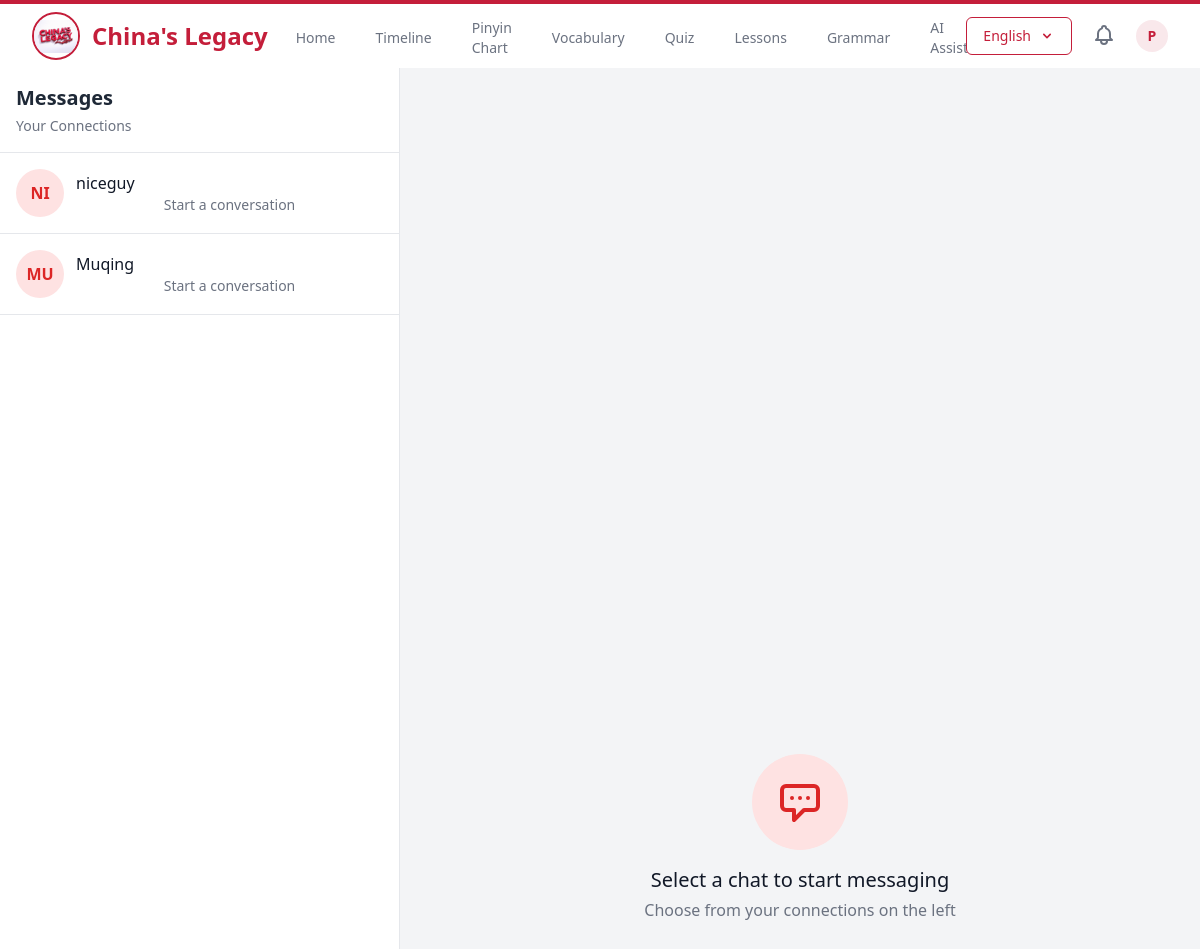
The app's page /inbox/ (signed in) with its own data.
### user_auth/models.py (models this page shows, shortened)
class CustomUser(AbstractUser):
    PROFICIENCY_LEVELS = [
        ('HSK1', 'HSK Level 1'),
        ('HSK2', 'HSK Level 2'),
        ('HSK3', 'HSK Level 3'),
        ('HSK4', 'HSK Level 4'),
        ('HSK5', 'HSK Level 5'),
        ('HSK6', 'HSK Level 6'),
    ]
    full_name = models.CharField(max_length=255, blank=True)
    age = models.IntegerField(validators=[MinValueValidator(5), MaxValueValidator(120)], null=True, blank=True)
    institute = models.CharField(max_length=255, blank=True)
    nationality = models.CharField(max_length=100, blank=True)
    batch = models.CharField(max_length=50, blank=True, help_text='e.g., 2020-2024')
    student_id = models.CharField(max_length=50, blank=True, unique=True, null=True)
    university_field = models.CharField(max_length=100, blank=True, help_text='e.g., Computer Science, Business, etc.')
    phone = models.CharField(max_length=20, blank=True)
    profile_picture = models.ImageField(upload_to='profile_pictures/', null=True, blank=True)
    bio = models.TextField(max_length=500, blank=True)
    current_hsk_level = models.CharField(max_length=4, choices=PROFICIENCY_LEVELS, default='HSK1')
    learning_streak = models.IntegerField(default=0)
    last_activity_date = models.DateField(null=True, blank=True)
    points = models.IntegerField(default=0)
    completed_lessons = models.IntegerField(default=0)
    class Meta:
        verbose_name = 'User'
        verbose_name_plural = 'Users'

### main_core/views.py (the view)
# urls.py: path('inbox/', views.inbox, name='inbox'),
@login_required
def inbox(request):
    connections = UserConnection.objects.filter(
        (models.Q(user=request.user) | models.Q(connected_to=request.user)),
        status='accepted'
    ).select_related('user', 'connected_to')
    processed_users = set()
    connection_users = []
    for conn in connections:
        other_user = conn.connected_to if conn.user == request.user else conn.user
        if other_user.id in processed_users:
            continue
        processed_users.add(other_user.id)
        last_message = Message.objects.filter(
            (models.Q(sender=request.user, receiver=other_user) |
             models.Q(sender=other_user, receiver=request.user))
        ).order_by('-created_at').first()
        unread_count = Message.objects.filter(
            sender=other_user,
            receiver=request.user,
            is_read=False
        ).count()
        user_info = {
            'id': other_user.id,
            'username': other_user.username,
            'last_message': last_message.content if last_message else None,
            'last_message_time': last_message.created_at if last_message else None,
            'unread_count': unread_count,
            'is_online': other_user.last_login and (timezone.now() - other_user.last_login).seconds < 300  # Online if active in last 5 minutes
        }
        connection_users.append(user_info)
    connection_users.sort(key=lambda x: (
        -x['unread_count'],  # Sort by unread count (descending)
        x['last_message_time'] or timezone.make_aware(datetime.min)  # Then by last message time
    ), reverse=True)
    return render(request, 'main_core/inbox.html', {
        'connections': connection_users
    })

### main_core/context_processors.py (called while the page is built)
def language_context(request):
    language = getattr(request, 'LANGUAGE', 'en')
    return {
        'LANGUAGE': language,
    }

def notifications(request):
    if request.user.is_authenticated:
        friend_requests = UserConnection.objects.filter(
            connected_to=request.user,
            status='pending'
        ).select_related('user').order_by('-created_at')
        message_notifications = Notification.objects.filter(
            user=request.user,
            notification_type='message',
            is_read=False
        ).select_related('sender', 'message').order_by('-created_at')
        return {
            'friend_requests': friend_requests,
            'message_notifications': message_notifications,
        }
    return {
        'friend_requests': [],
        'message_notifications': [],
    }

### main_core/templatetags/translation_tags.py (called while the page is built)
@register.simple_tag(takes_context=True)
def trans(context, key):
    try:
        from main_core.translations import TRANSLATIONS
        current_lang = context.get('LANGUAGE', 'en')
        translation = TRANSLATIONS.get(key, {}).get(current_lang, key)
        return mark_safe(translation)
    except Exception:
        return key

@register.simple_tag(takes_context=True)
def get_current_language(context):
    current_lang = context.get('LANGUAGE', 'en')
    return '中文' if current_lang == 'zh' else 'English'

### templates/main_core/inbox.html (shortened to what this page needs)
{% extends 'base.html' %}
{% load static %}
{% load translation_tags %}
{% block content %}
<div class="flex h-screen bg-gray-100" id="chat-container" data-current-user="{{ request.user.id }}">
    <div class="w-1/3 border-r bg-white">
        <div class="p-4 border-b">
            <h2 class="text-xl font-semibold text-gray-800">{% trans 'messages' %}</h2>
            <p class="text-sm text-gray-500 mt-1">{% trans 'your_connections' %}</p>
        </div>
        <div class="overflow-y-auto h-[calc(100vh-4rem)]">
            {% for user in connections %}
            <button
                data-user-id="{{ user.id }}"
                class="chat-button w-full p-4 border-b hover:bg-gray-50 flex items-center space-x-3 transition-colors relative {% if user.unread_count %}bg-red-50{% endif %}"
            >
                <div class="w-12 h-12 bg-red-100 rounded-full flex items-center justify-center text-red-600 font-semibold relative">
                    {{ user.username|slice:":2"|upper }}
                </div>
                <div class="flex-1 min-w-0">
                    <div class="flex justify-between items-center">
                        <p class="font-medium text-gray-900 truncate">{{ user.username }}</p>
                    </div>
                    <div class="flex items-center">
                        <p class="text-sm text-gray-500 truncate flex-1">
                            {% if user.last_message %}
                                {{ user.last_message }}
                            {% else %}
                                {% trans 'start_conversation' %}
                            {% endif %}
                        </p>
                    </div>
                </div>
            </button>
            {% endfor %}
        </div>
    </div>
    <div class="flex-1 flex flex-col">
        <div id="default-state" class="flex-1 flex items-center justify-center">
            <div class="text-center">
                <div class="w-24 h-24 bg-red-100 rounded-full flex items-center justify-center text-red-600 mx-auto mb-4">
                    <svg class="w-12 h-12" fill="none" stroke="currentColor" viewBox="0 0 24 24">
                        <path stroke-linecap="round" stroke-linejoin="round" stroke-width="2" d="M8 10h.01M12 10h.01M16 10h.01M9 16H5a2 2 0 01-2-2V6a2 2 0 012-2h14a2 2 0 012 2v8a2 2 0 01-2 2h-5l-5 5v-5z"/>
                    </svg>
                </div>
                <h3 class="text-xl font-medium text-gray-900">{% trans 'select_chat' %}</h3>
                <p class="mt-1 text-gray-500">{% trans 'choose_connection' %}</p>
            </div>
        </div>
    </div>
</div>
{% endblock %}

### templates/base.html (shortened to what this page needs)
{% load static %}
{% load translation_tags %}
<!DOCTYPE html>
<html lang="{{ LANGUAGE|default:'en' }}">
<head>
    <script src="https://cdn.tailwindcss.com"></script>
</head>
<body class="bg-gradient-to-br from-gray-50 to-gray-100 min-h-screen">
    <nav class="bg-white shadow-lg border-t-4 border-chinese-red" x-data="{ mobileMenuOpen: false }">
        <div class="max-w-7xl mx-auto px-4 sm:px-6 lg:px-8">
            <div class="flex justify-between h-16">
                <div class="flex">
                    <div class="flex-shrink-0 flex items-center">
                        <a href="{% url 'main_core:home' %}" class="flex items-center space-x-3 hover:opacity-90 transition-opacity">
                            <img src="{% static 'images/logo.jpg' %}" alt="China's Legacy Logo" class="h-12 w-12 object-contain rounded-full border-2 border-chinese-red">
                            <span class="text-2xl font-bold text-chinese-red">China's Legacy</span>
                        </a>
                    </div>
                    <div class="hidden sm:ml-6 sm:flex sm:space-x-8">
                        <a href="{% url 'main_core:home' %}"
                           class="nav-link {% if request.resolver_match.url_name == 'home' %}active text-chinese-ink{% else %}text-gray-500 hover:text-chinese-ink{% endif %} inline-flex items-center px-1 pt-1 text-sm font-medium">
                            {% trans 'home' %}
                        </a>
                        <a href="{% url 'main_core:timeline_home' %}"
                           class="nav-link {% if request.resolver_match.url_name == 'timeline_home' %}active text-chinese-ink{% else %}text-gray-500 hover:text-chinese-ink{% endif %} inline-flex items-center px-1 pt-1 text-sm font-medium">
                            {% trans 'timeline' %}
                        </a>
                        <a href="{% url 'main_core:home' %}#pinyin-chart"
                           class="nav-link text-gray-500 hover:text-chinese-ink inline-flex items-center px-1 pt-1 text-sm font-medium scroll-smooth">
                            Pinyin Chart
                        </a>
                        <a href="{% url 'mandarin_vocab:vocab_home' %}"
                           class="nav-link {% if request.resolver_match.app_name == 'mandarin_vocab' %}active text-chinese-ink{% else %}text-gray-500 hover:text-chinese-ink{% endif %} inline-flex items-center px-1 pt-1 text-sm font-medium">
                            {% trans 'vocabulary' %}
                        </a>
                        <a href="{% url 'main_core:quiz_home' %}"
                           class="nav-link {% if request.resolver_match.url_name == 'quiz_home' %}active text-chinese-ink{% else %}text-gray-500 hover:text-chinese-ink{% endif %} inline-flex items-center px-1 pt-1 text-sm font-medium">
                            {% trans 'quiz' %}
                        </a>
                        <a href="{% url 'main_core:lessons_home' %}"
                           class="nav-link {% if request.resolver_match.url_name == 'lessons_home' %}active text-chinese-ink{% else %}text-gray-500 hover:text-chinese-ink{% endif %} inline-flex items-center px-1 pt-1 text-sm font-medium">
                            {% trans 'lessons' %}
                        </a>
                        <a href="{% url 'main_core:grammar_home' %}"
                           class="nav-link {% if request.resolver_match.url_name == 'grammar_home' %}active text-chinese-ink{% else %}text-gray-500 hover:text-chinese-ink{% endif %} inline-flex items-center px-1 pt-1 text-sm font-medium">
                            {% trans 'grammar' %}
                        </a>
                        {% if user.is_authenticated %}
                        <a href="{% url 'main_core:ai_assistant' %}"
                           class="nav-link {% if request.resolver_match.url_name == 'ai_assistant' %}active text-chinese-ink{% else %}text-gray-500 hover:text-chinese-ink{% endif %} inline-flex items-center px-1 pt-1 text-sm font-medium">
                            {% trans 'ai_assistant' %}
                        </a>
                        {% endif %}
                    </div>
                </div>
                <div class="hidden sm:ml-6 sm:flex sm:items-center space-x-4">
                    <div class="relative" x-data="{ open: false }">
                        <button @click="open = !open"
                                @click.away="open = false"
                                class="language-toggle inline-flex items-center px-4 py-2 border border-chinese-red text-sm font-medium rounded-md text-chinese-red bg-white hover:text-chinese-ink hover:border-chinese-gold focus:outline-none focus:ring-2 focus:ring-offset-2 focus:ring-chinese-red">
                            <span class="mr-2">{% get_current_language %}</span>
                        </button>
                    </div>
                    {% if user.is_authenticated %}
                    <div class="relative"
                         x-data="{
                             open: false,
                             initialCount: {% with total_count=friend_requests|length|add:message_notifications|length %}{% if total_count > 0 %}{{ total_count }}{% else %}0{% endif %}{% endwith %},
                             count: {% with total_count=friend_requests|length|add:message_notifications|length %}{% if total_count > 0 %}{{ total_count }}{% else %}0{% endif %}{% endwith %},
                             updateCount() {
                                 const newCount = document.querySelectorAll('.notification-item:not(.read)').length;
                                 this.count = newCount > 0 ? newCount : 0;
                             }
                         }"
                         @click.away="open = false">
                        <button @click="open = !open"
                                type="button"
                                class="p-1 rounded-full text-gray-500 hover:text-gray-700 focus:outline-none focus:ring-2 focus:ring-offset-2 focus:ring-chinese-red relative transition-colors duration-150">
                        </button>
                    </div>
                    <div class="relative" x-data="{ open: false }" @click.away="open = false">
                        <button @click="open = !open"
                                type="button"
                                class="bg-white rounded-full flex text-sm focus:outline-none focus:ring-2 focus:ring-offset-2 focus:ring-chinese-red transition-all duration-150 hover:shadow-md"
                                id="user-menu-button"
                                aria-expanded="false"
                                aria-haspopup="true">
                            <div class="h-8 w-8 rounded-full bg-chinese-red bg-opacity-10 flex items-center justify-center text-chinese-red font-semibold">
                                {{ user.username|make_list|first|upper }}
                            </div>
                        </button>
                    </div>
                    {% endif %}
                </div>
            </div>
        </div>
    </nav>
    <main>
        {% block content %}{% endblock %}
    </main>
</body>
</html>

### templates/base.html (style rules this page uses)
.language-toggle { transition: all 0.2s ease-in-out; }
.nav-link { position: relative; transition: all 0.2s ease-in-out; }
.nav-link::after { content: ''; position: absolute; bottom: -2px; left: 0; width: 0; height: 2px; background-color: #C41E3A; transition: width 0.2s ease-in-out; }

### records on screen
CustomUser: username|make_list "P"
CustomUser: username "NI", username "niceguy"
CustomUser: username "MU", username "Muqing"
